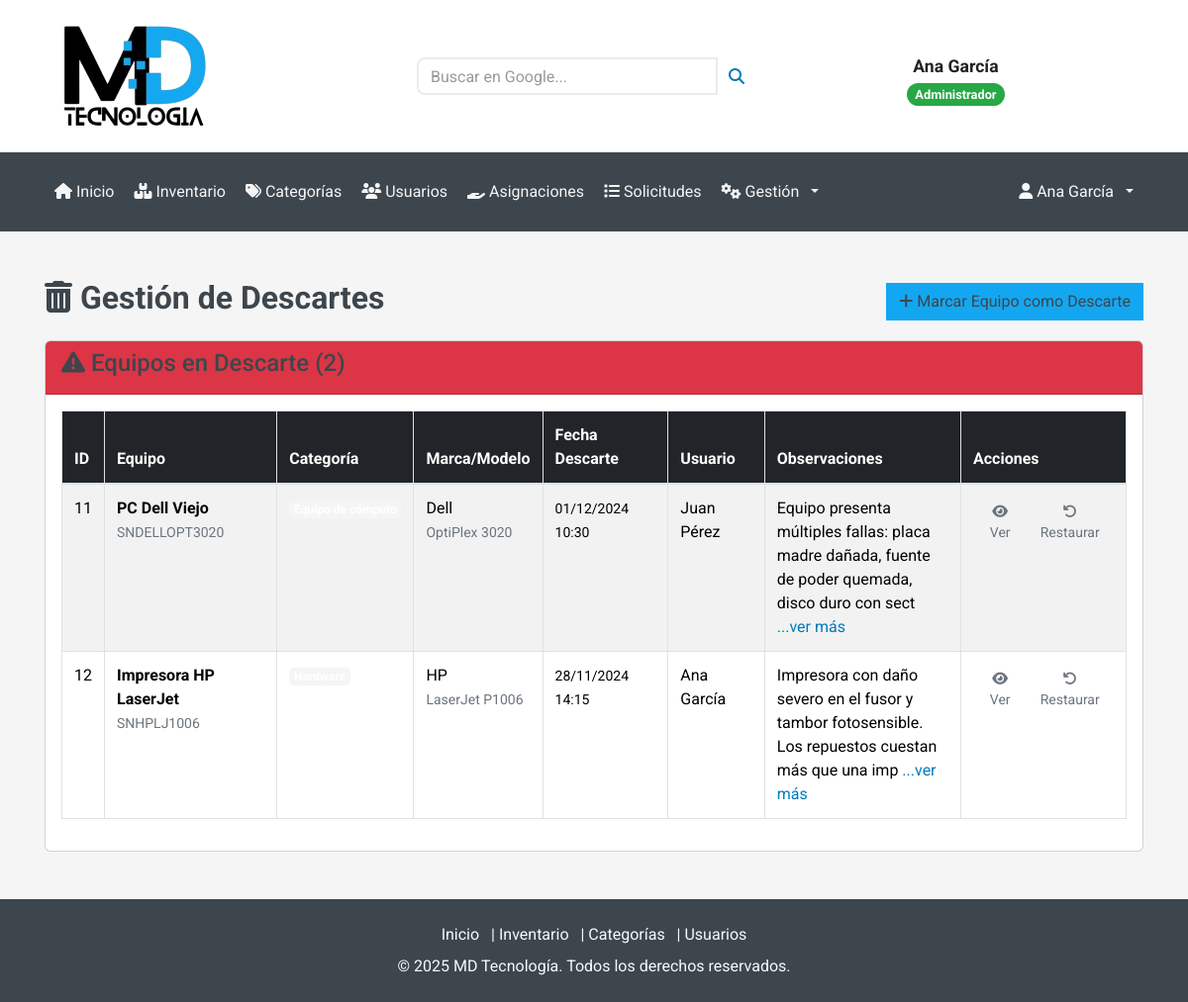
Before: /Usuario/Descarte.php (signed in) with the older database file.
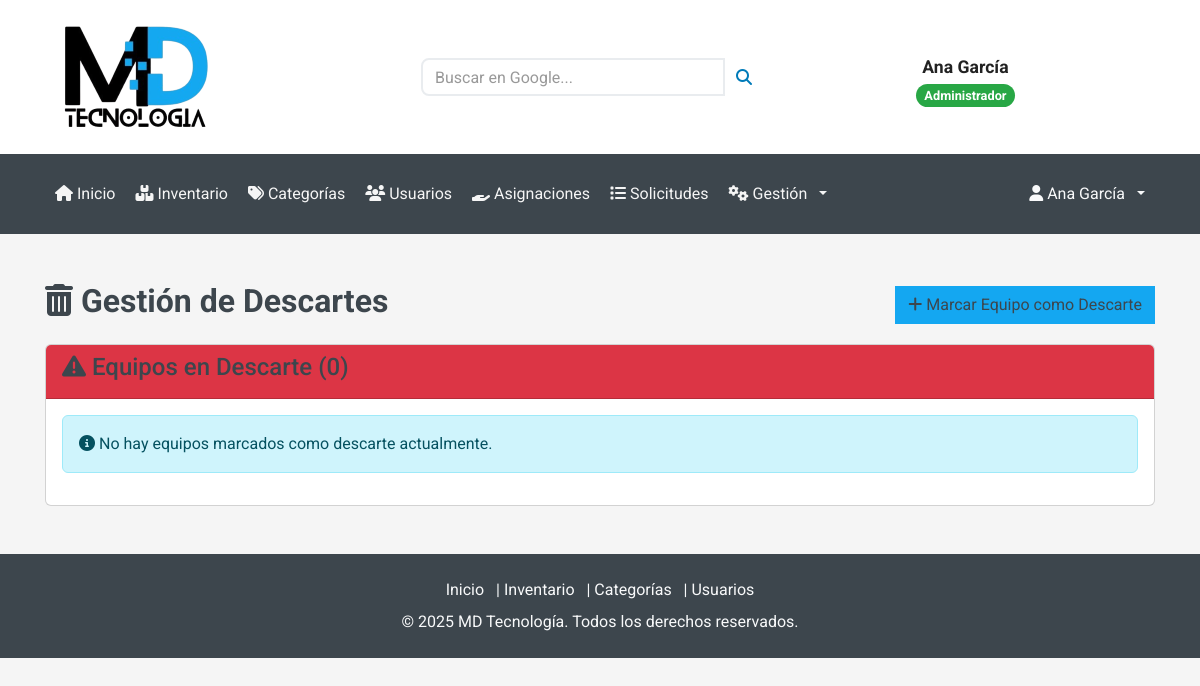
After: the same page with the newer database file.
### tables this page shows
CREATE TABLE IF NOT EXISTS `inventario` (
  `id` int NOT NULL AUTO_INCREMENT,
  `lote_id` int DEFAULT NULL,
  `equipo_num` int DEFAULT NULL,
  `nombre_equipo` varchar(100) NOT NULL,
  `categoria_id` int DEFAULT NULL,
  `marca` varchar(50) DEFAULT NULL,
  `modelo` varchar(50) DEFAULT NULL,
  `numero_serie` varchar(100) DEFAULT NULL,
  `costo` decimal(10,2) DEFAULT NULL,
  `fecha_ingreso` date DEFAULT NULL,
  `tiempo_depreciacion` int DEFAULT NULL,
  `estado` enum('activo','baja','reparacion','descarte','donado','inventario','solicitado','asignado','entrega_pendiente','revision_tecnica','donacion_pendiente') DEFAULT 'activo',
  `descripcion` text,
  `imagen` varchar(255) DEFAULT NULL,
  `estado_descarte` enum('activo','descarte') DEFAULT 'activo',
  `fecha_descarte` datetime DEFAULT NULL,
  `observaciones_descarte` text,
  `tecnico_descarte` varchar(100) DEFAULT NULL,
  PRIMARY KEY (`id`),
  UNIQUE KEY `numero_serie` (`numero_serie`),
  KEY `categoria_id` (`categoria_id`),
  KEY `idx_estado_descarte` (`estado_descarte`),
  KEY `idx_lote_id` (`lote_id`)
);

### conexion.php (called while the page is built, shortened)
<?php
class Conexion {
    private $servername = "localhost";
    private $username = "labo2fa";
    private $password = "GoLoNdRiNa56(/)";
    private $dbname = "cmdb";
    private $port = 3306;
    private $conn;
    public function __construct() {
        try {
            $this->conn = new mysqli($this->servername, $this->username, $this->password, $this->dbname);
            $this->conn->set_charset("utf8mb4");
        } catch (Exception $e) {
            try {
                $this->conn = new mysqli("127.0.0.1", $this->username, $this->password, $this->dbname, $this->port);
                if ($this->conn->connect_error) {
                    throw new Exception("Error de conexión: " . $this->conn->connect_error);
                }
                $this->conn->set_charset("utf8mb4");
            } catch (Exception $e2) {
                try {
                    $this->conn = new mysqli("localhost:/tmp/mysql.sock", $this->username, $this->password, $this->dbname);
                    if ($this->conn->connect_error) {
                        throw new Exception("Error de conexión: " . $this->conn->connect_error);
                    }
                    $this->conn->set_charset("utf8mb4");
                } catch (Exception $e3) {
                    die("No se pudo establecer conexión a la base de datos. Posibles soluciones:<br>
                         1. Verifique que MySQL esté ejecutándose en WAMP<br>
                         2. Verifique que la contraseña del usuario root sea '1234'<br>
                         3. En phpMyAdmin, cambie el plugin de autenticación del usuario root a 'mysql_native_password'<br>
                         Error: " . $e3->getMessage());
                }
            }
        }
    }
    public function obtenerInventario() {
        $sql = "SELECT i.*, c.nombre AS categoria FROM inventario i
                LEFT JOIN categorias c ON i.categoria_id = c.id";
        $result = $this->conn->query($sql);
        $inventario = [];
        if ($result && $result->num_rows > 0) {
            while ($row = $result->fetch_assoc()) {
                $inventario[] = $row;
            }
        }
        return $inventario;
    }
    public function obtenerEquiposDescarte() {
        $sql = "SELECT i.*, c.nombre as categoria
                FROM inventario i
                LEFT JOIN categorias c ON i.categoria_id = c.id
                WHERE i.estado_descarte = 'descarte'
                ORDER BY i.fecha_descarte DESC";
        $result = $this->conn->query($sql);
        $equipos = [];
        if ($result && $result->num_rows > 0) {
            while ($row = $result->fetch_assoc()) {
                $equipos[] = $row;
            }
        }
        return $equipos;
    }
}
?>

### Usuario/Descarte.php (the view, shortened to what the changed rows need)
<?php
include('../navbar_unificado.php');
require_once '../conexion.php';
try {
    $conexion = new Conexion();
    $equiposActivos = $conexion->obtenerInventario();
    $equiposDescarte = $conexion->obtenerEquiposDescarte();
} catch (Exception $e) {
    echo '<div class="container mt-5">
            <div class="alert alert-danger">
                <h4>Error al cargar datos</h4>
                <p>Error: ' . htmlspecialchars($e->getMessage()) . '</p>
            </div>
          </div>';
    include('footer.php');
    exit;
}
?>
<div class="container mt-5">
    <div class="d-flex justify-content-between align-items-center mb-3">
        <h2><i class="fas fa-trash-alt"></i> Gestión de Descartes</h2>
    </div>
    <div class="row">
        <div class="col-12">
            <div class="card">
                <div class="card-header bg-danger text-white">
                    <h4><i class="fas fa-exclamation-triangle"></i> Equipos en Descarte (<?= count($equiposDescarte) ?>)</h4>
                </div>
                <div class="card-body">
                    <?php if (empty($equiposDescarte)): ?>
                        <div class="alert alert-info">
                            <i class="fas fa-info-circle"></i> No hay equipos marcados como descarte actualmente.
                        </div>
                    <?php else: ?>
                        <div class="table-responsive">
                            <table class="table table-striped table-bordered">
                                <thead class="table-dark">
                                    <tr>
                                        <th>ID</th>
                                        <th>Equipo</th>
                                        <th>Categoría</th>
                                        <th>Marca/Modelo</th>
                                        <th>Fecha Descarte</th>
                                        <th>Usuario</th>
                                        <th>Observaciones</th>
                                        <th>Acciones</th>
                                    </tr>
                                </thead>
                                <tbody>
                                    <?php foreach($equiposDescarte as $equipo): ?>
                                    <tr>
                                        <td><?= $equipo['id'] ?></td>
                                        <td>
                                            <strong><?= htmlspecialchars($equipo['nombre_equipo']) ?></strong><br>
                                            <small class="text-muted"><?= htmlspecialchars($equipo['numero_serie']) ?></small>
                                        </td>
                                        <td>
                                            <span class="badge bg-secondary"><?= htmlspecialchars($equipo['categoria'] ?? 'Sin categoría') ?></span>
                                        </td>
                                        <td>
                                            <?= htmlspecialchars($equipo['marca']) ?><br>
                                            <small class="text-muted"><?= htmlspecialchars($equipo['modelo']) ?></small>
                                        </td>
                                        <td>
                                            <small><?= date('d/m/Y H:i', strtotime($equipo['fecha_descarte'])) ?></small>
                                        </td>
                                        <td><?= htmlspecialchars($equipo['tecnico_descarte']) ?></td>
                                        <td>
                                            <div class="observaciones-cortas" style="max-width: 200px;">
                                                <?= htmlspecialchars(substr($equipo['observaciones_descarte'], 0, 100)) ?>
                                                <?php if (strlen($equipo['observaciones_descarte']) > 100): ?>
                                                    <a href="#" onclick="verDetalleDescarte(<?= $equipo['id'] ?>)" class="text-primary">...ver más</a>
                                                <?php endif; ?>
                                            </div>
                                        </td>
                                        <td>
                                            <div class="btn-group" role="group">
                                                <button class="btn btn-sm btn-info" onclick="verDetalleDescarte(<?= $equipo['id'] ?>)">
                                                    <i class="fas fa-eye"></i> Ver
                                                </button>
                                                <button class="btn btn-sm btn-success" onclick="restaurarEquipo(<?= $equipo['id'] ?>)">
                                                    <i class="fas fa-undo"></i> Restaurar
                                                </button>
                                            </div>
                                        </td>
                                    </tr>
                                    <?php endforeach; ?>
                                </tbody>
                            </table>
                        </div>
                    <?php endif; ?>
                </div>
            </div>
        </div>
    </div>
</div>
<?php include('footer.php'); ?>

Changed rows visible on the page:
removed inventario: id "11", nombre_equipo "PC Dell Viejo", numero_serie "SNDELLOPT3020", marca "Dell", modelo "OptiPlex 3020", fecha_descarte "01/12/2024 10:30", tecnico_descarte "Juan Pérez", observaciones_descarte "Equipo presenta múltiples fallas: placa madre dañada, fuente de poder quemada, disco duro con sect"
removed inventario: id "12", nombre_equipo "Impresora HP LaserJet", numero_serie "SNHPLJ1006", marca "HP", modelo "LaserJet P1006", fecha_descarte "28/11/2024 14:15", tecnico_descarte "Ana García", observaciones_descarte "Impresora con daño severo en el fusor y tambor fotosensible. Los repuestos cuestan más que una imp"
Other visible differences:
count($equiposDescarte): "2" → "0"
text no longer shown: "ID Equipo Categoría Marca/Modelo Fecha Descarte Usuario Observaciones Acciones"
text now shown: "No hay equipos marcados como descarte actualmente."
